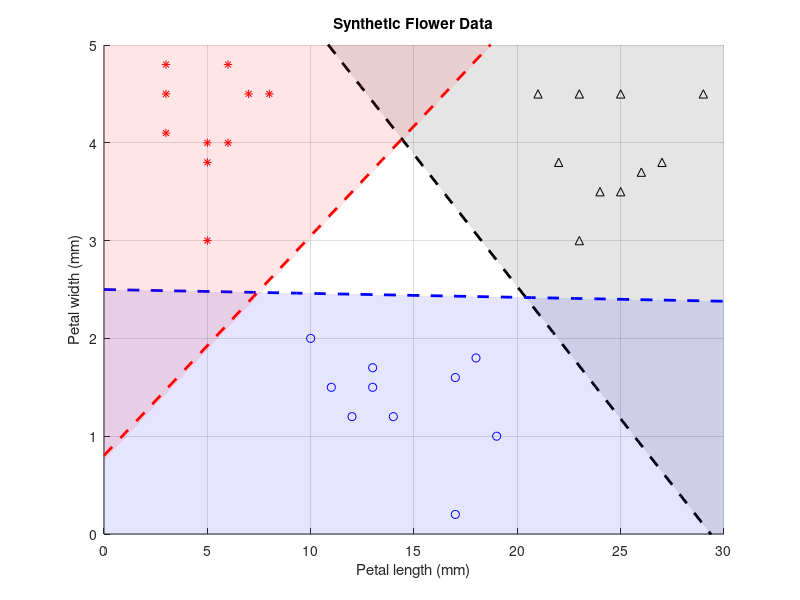

MATLAB code to generate this figure: (Note: this script raises an error after producing the figure.)
data = [[8,4.5]; [5,3.8]; [3,4.5]; [5,3]; [3,4.1]; [6,4.8]; [3,4.8]; [6,4]; [7,4.5]; [5,4];
        [13,1.7]; [10,2]; [18,1.8]; [17,0.5]; [12,1.2]; [11,1.5]; [19,1]; [17,1.5]; [14,1.2]; [13,1.5];
        [21,4.5]; [23,3]; [25,3.5]; [27,4]; [23,4.5]; [24,3.5]; [25,4.5]; [28,4.2]; [22,3.8]; [26,3.7]];
data = [[8,4.5]; [5,3.8]; [3,4.5]; [5,3]; [3,4.1]; [6,4.8]; [3,4.8]; [6,4]; [7,4.5]; [5,4];
        [13,1.7]; [10,2]; [18,1.8]; [17,0.2]; [12,1.2]; [11,1.5]; [19,1]; [17,1.6]; [14,1.2]; [13,1.5];
        [21,4.5]; [23,3]; [25,3.5]; [27,3.8]; [23,4.5]; [24,3.5]; [25,4.5]; [29,4.5]; [22,3.8]; [26,3.7]];
label_Range = [[1:10]; [11:20]; [21:30]];

for i= 1:10
        avg(i,:) = (data(i,:) + data(i+10,:) + data(i+20,:))/3;
end
avg

%% SVM1
clc
avg*[-0.21, 0.935]' - 0.75
%% SVM2
clc
avg*[-0.008, -2]' + 5

%% SVM3
clc
avg*[0.212, 0.78426]' - 6.2235

%%
%% plot
figure;
hold on;
grid on;
plot(data(label_Range(1,:),1), data(label_Range(1,:),2),'r*')
% plot([0,20],[1 5],'r--');
plot(data(label_Range(2,:),1), data(label_Range(2,:),2),'bo')
% plot([0,30],[2.5 2.5],'b--')
plot(data(label_Range(3,:),1), data(label_Range(3,:),2),'k^')
% plot([10,30],[5 0],'k--')

ylim([0 5])
xlim([0 30])
xlabel('Petal length (mm)')
ylabel('Petal width (mm)')
title('Synthetic Flower Data')

b0 = 6.2235;
b1 = -0.212;
b2 = 0.78426;
x1= linspace(0,30, 30); % Adapt n for resolution of graph
x2= (b0 + b1*x1)./b2;
plot(x1,x2, 'k--', 'LineWidth',2);

x = [x1(1) x1(end) 30];
y = [x2(1) x2(end) 5];
fill(x,y,'k', 'FaceAlpha',0.1, 'EdgeColor', 'none')

b0 = 5;
b1 = -0.008;
b2 = 2;
x1= linspace(0,30, 30); % Adapt n for resolution of graph
x2= (b0 + b1*x1)./b2;
plot(x1,x2, 'b--', 'LineWidth',2);

x = [0 0 x1(end) x1(end)];
y = [0 x2(1) x2(end) 0];
fill(x,y,'b', 'FaceAlpha',0.1, 'EdgeColor', 'none')

b0 = 0.75;
b1 = 0.21;
b2 = 0.935;
x1= linspace(0,30, 30); % Adapt n for resolution of graph
x2= (b0 + b1*x1)./b2;
plot(x1,x2, 'r--', 'LineWidth',2);

x = [0 x1(end) 0];
y = [b0 x2(end) 5];
fill(x,y,'r', 'FaceAlpha',0.1, 'EdgeColor', 'none')

plot(avg(:,1), avg(:,2),'gO', 'LineWidth',3, 'MarkerFaceColor','y', 'MarkerSize', 10)